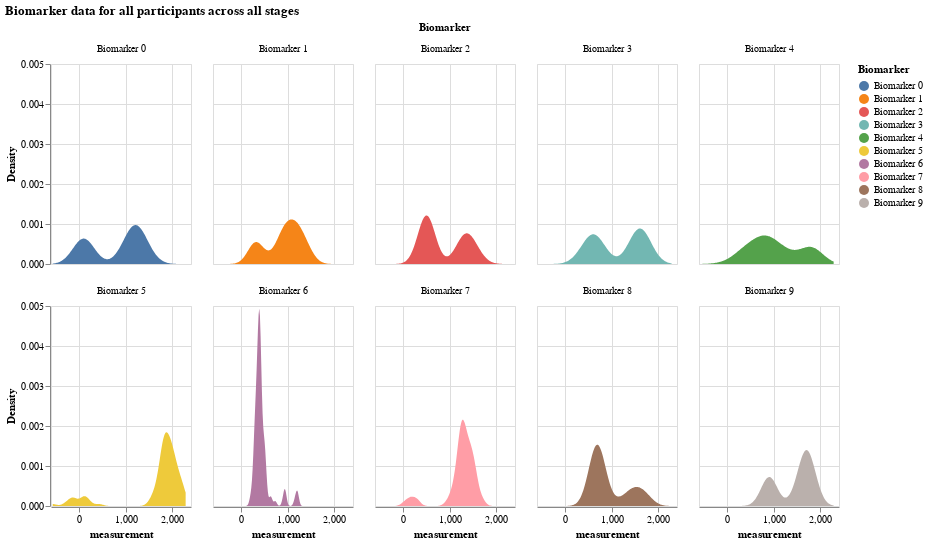

The notebook cell this image was saved under:
### Markdown cell above
## Visualizing simulated results

With the above data structure, we can visualize the following data:

- Distribution of all biomarker values by biomarker
- Distribution of all biomarker values when the participant is at a certain disease stage
- Comparing a certain biomarker data 
- A certain participant's data

### Distribution of all biomarker values by biomarker

### Code cell
df = pd.DataFrame(X, columns = [f"Biomarker {i}" for i in range(N)])

# make this dataframe wide to long 
df_long = df.melt(var_name = "Biomarker", value_name="Value")

# exapand the value column into a dataframe
values_df = df_long['Value'].apply(pd.Series)
values_df.columns = ['participant', 'measurement', 'k_j', 'S_n', 'affected_or_not']

# join values_df with df_long
df_expanded = df_long.drop('Value', axis = 1).join(values_df)

alt.Chart(df_expanded).transform_density(
    'measurement',
    as_=['measurement', 'Density'],
    groupby=['Biomarker']
).mark_area().encode(
    x="measurement:Q",
    y="Density:Q",
    facet = alt.Facet(
        "Biomarker:N",
        columns = 5
    ),
    color=alt.Color(
        'Biomarker:N'
    )
).properties(
    width= 140,
    height = 200,
).properties(
    title='Biomarker data for all participants across all stages'
)

### Figure 1 — Vega-Lite specification as saved in the notebook (floating-point values rounded to 4 significant figures; data arrays with more than 128 entries replaced by an {"elided": "..."} marker saying what was removed)
{"config": {"view": {"continuousWidth": 300, "continuousHeight": 300}}, "data": {"name": "data-ad67c89d84d7243603c92da02f3f73d7"}, "mark": {"type": "area"}, "encoding": {"color": {"field": "Biomarker", "type": "nominal"}, "facet": {"columns": 5, "field": "Biomarker", "type": "nominal"}, "x": {"field": "measurement", "type": "quantitative"}, "y": {"field": "Density", "type": "quantitative"}}, "height": 200, "title": "Biomarker data for all participants across all stages", "transform": [{"density": "measurement", "groupby": ["Biomarker"], "as": ["measurement", "Density"]}], "width": 140, "$schema": "https://vega.github.io/schema/vega-lite/v5.16.3.json", "datasets": {"data-ad67c89d84d7243603c92da02f3f73d7": {"elided": "1000 records"}}}
